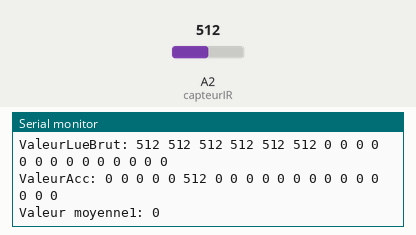
Recording of a sketch running on a simulated Arduino Uno, built with avr-gcc and run on an emulated ATmega328P. Shown: the last lines printed to the serial monitor. The test bench sets the inputs (shaded band); at power-on: A2 (capteurIR) = 512.

Above: at 1.2 s.
1.3 s: A2 (capteurIR) set to 536
At 1.45 s:
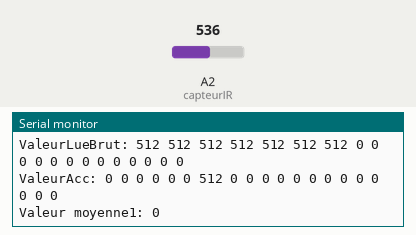
13.3 s: A2 (capteurIR) set to 716
At 13.56 s:
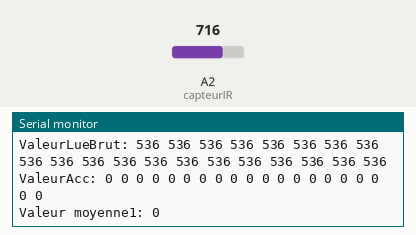
16.3 s: A2 (capteurIR) set to 738
At 16.43 s:
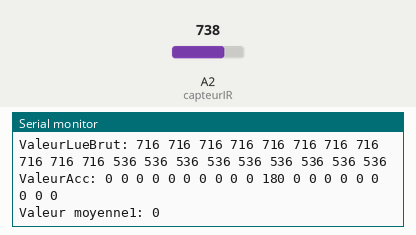
Timing chart, 0 to 19.3 s (numbered marks = the images above; inputs shaded):
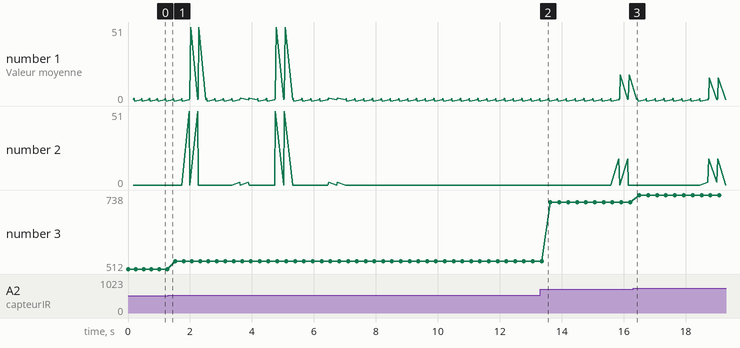

Measured:
- plotted number 1: 2 → 18 after the input at 13.3 s
- plotted number 3: 512 → 536 after the input at 1.3 s, 536 → 716 after the input at 13.3 s, 716 → 738 after the input at 16.3 s

The sketch:

TestCapteurIRDerivee.ino
```cpp
#define DEBUG

const int capteurIR = A2;   //capteur IR1 Ligne blanche
int valeurLue; //debug
int detection;
int status_detection; //flag de detection

const int servoPin = 9;          //PIN de la led à changer
const int ledPin = 4;          //PIN de la led à changer
int beDetect;

#define POSITION_POSEE 20
#define POSITION_HAUTE 47
const int FILTRE_IR=20;

int moyen1, moyen2;

void setup() {
	// initialize serial communication at 115200 bits per second:
	Serial.begin(9600);
	detection = 0;
	status_detection=0; //flag de detection
}

	static int valeurLueBrut[20];
	static int valeurAcc[20];

int detecter() {
	// lecture capteur frontal
	// Detect de 30 a 800 - valeur capteur (à confirmer)

/*	for(int bg = 0 ; bg < FILTRE_IR ; bg++){
                valeurLueBrut[bg]=0;
                valeurAcc[bg]=0;
        }
*/
	//variable pour stocker la valeur lue après conversion

	valeurLueBrut[0] = analogRead(capteurIR);
        #ifdef DEBUG
                Serial.print("Valeur Brut de 0 : ");
                Serial.println(valeurLueBrut[0]);
        #endif
	valeurAcc[0] = abs(valeurLueBrut[0] - valeurLueBrut[1]);
        #ifdef DEBUG
                Serial.print("Valeur Acc de 0: ");
                Serial.println(valeurAcc[0]);
        #endif
      int tmp;
	//valeurAcc =0;
	for(int bg = 1 ; bg < FILTRE_IR ; bg++){
                /*Serial.print("FILTRE_IR-bg: ");
                Serial.println(FILTRE_IR-bg);
                Serial.print("FILTRE_IR-bg-1: ");
                Serial.println(FILTRE_IR-bg-1);
                Serial.print("Valeur Brut de 0 : ");
                Serial.println(valeurLueBrut[0]);*/
		valeurLueBrut[FILTRE_IR-bg] = valeurLueBrut[FILTRE_IR-bg-1];
                /*tmp=FILTRE_IR-bg-1;
                Serial.print("tmp : ");
                Serial.print(tmp);
                Serial.print(" ");
                Serial.print("bg : ");
                Serial.println(bg);
                Serial.print("valeurLueBrut[FILTRE_IR-bg-1]: ");
                Serial.println(valeurLueBrut[tmp]);*/

		valeurAcc[FILTRE_IR-bg] = valeurAcc[FILTRE_IR-bg-1];
	}
        #ifdef DEBUG
                Serial.print("ValeurLueBrut: ");
	        for(int bg = 0 ; bg < FILTRE_IR ; bg++){
                        Serial.print(valeurLueBrut[bg]);
                        Serial.print(" ");
        	}
                Serial.println(" ");
                Serial.print("ValeurAcc: ");
	        for(int bg = 0 ; bg < FILTRE_IR ; bg++){
                        Serial.print(valeurAcc[bg]);
                        Serial.print(" ");
        	}
                Serial.println(" ");
        #endif

	for(int bm = 0 ; bm < 9 ; bm++){
		moyen1=valeurAcc[bm]+valeurAcc[bm+1];
	}
	moyen1=moyen1/10;
        #ifdef DEBUG
                Serial.print("Valeur moyenne1: ");
                Serial.println(moyen1);
        #endif

	for(int bm = 10 ; bm < 19 ; bm++){
		moyen2=valeurAcc[bm]+valeurAcc[bm+1];
	}
	moyen2=moyen2/10;
        #ifdef DEBUG
                Serial.print("Valeur moyenne2: ");
                Serial.println(moyen2);
        #endif

	valeurLue=abs(moyen1-moyen2);
        #ifdef DEBUG
                Serial.print("Valeur moyenne: ");
                Serial.println(valeurLue);
        #endif
        #ifdef DEBUG
                Serial.println("----------------");
        #endif

//     for(int bg = 0 ; bg < FILTRE_IR ; bg++){
//      valeurLueBrut[FILTRE_IR-bg] = valeurLueBrut[FILTRE_IR-(bg+1)] ;
//
//      }

    //valeurLue = analogRead(capteurIR);

    // DEBUG - Affichage valeur capteur
    //Serial.print("DETECTER - valeurLue : ");
    //Serial.println(valeurLue);

    //on saute une ligne entre deux affichages
    //Serial.println();
    //on attend une demi-seconde pour que l'affichage ne soit pas trop rapide
    //delay(100);

    // Si valeur superieur a 30 on detecte quelque chose
    //if (valeurLue>130){
     //if (valeurLue>170){
     int seuil = 10;
     //Pour valeur brut
     //int seuil = 200;
     if (valeurLue > seuil) {
        detection = 1;
     }
    status_detection=1;
    return detection;
}

void loop() {
	beDetect=detecter();
/*
	#ifdef DEBUG
		Serial.print("Detection : ");
		Serial.println(beDetect);
	#endif
*/
}
```
